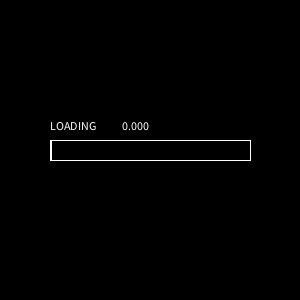
Frame 1 (no input)
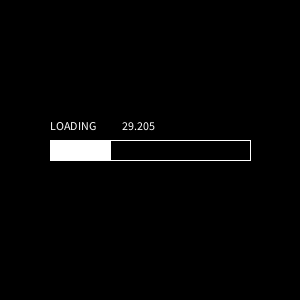
Frame 60 (the mouse pressed at the canvas centre just before this capture)
Frame 120 (the mouse held since frame 60 and released just before this capture): identical to frame 60, image omitted

The Processing sketch that drew these frames (run headless with seeded random() and noise(); from frame 60 on, the mouse is pressed at the canvas centre):

// Processing sketch: processing_42996
// ── processing_42996.pde

String done = "DONE! CLICK TO RESET";
String load = "LOADING";
float bar = 0;


void setup() {
  size(300, 300);
  textAlign(LEFT);
  //rectMode(CENTER);
  smooth();
}

void draw() {
  background (0);
  text(load, 50, 130);
  text(map(bar, 0, 200, 0, 99), 120, 130);
  noFill();
  stroke(255);
  rect(50, 140, 200, 20);
  fill(255);
  bar++;
  rect(50, 140, bar, 20);
  if (bar>= 200) {
    bar = 200;
    fill(255);
    background(0);
    text(done, 75, 150);
  }
  
}
void mousePressed () {
  bar = 0;
}
